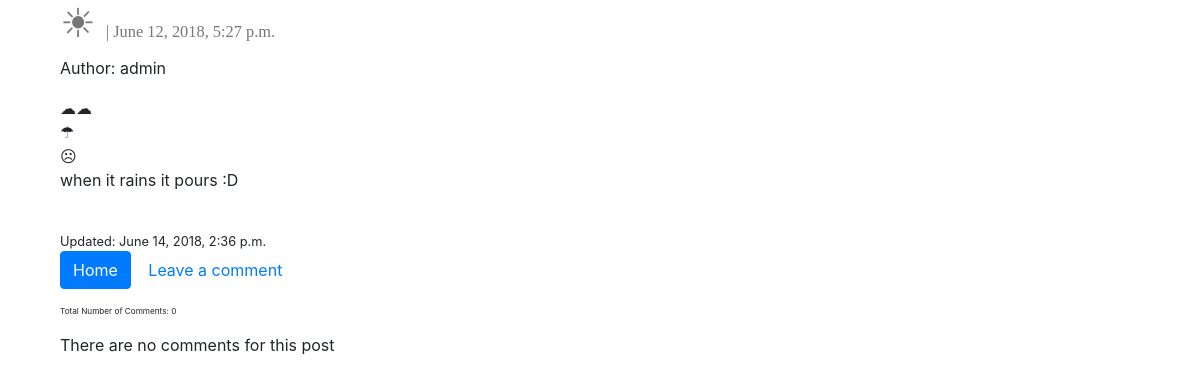
The page /posts/115/ on the database its author committed.
### posts/models.py (models this page shows, shortened)
class Post(models.Model):
	user = models.ForeignKey(settings.AUTH_USER_MODEL, default=1,on_delete=models.CASCADE)
	title = models.CharField(max_length=120)
	content = models.TextField()
	timestamp = models.DateTimeField(auto_now=False, auto_now_add=True)
	updated = models.DateTimeField(auto_now=True, auto_now_add=False)
	image = models.ImageField(upload_to=upload_location,
			null=True,
			blank = True,
			width_field="width_field",
			height_field="height_field")
	height_field = models.IntegerField(default=0)
	width_field=models.IntegerField(default=0)
	class Meta:
		ordering = ["-updated","-timestamp"]

### posts/views.py (the view)
# urls.py: re_path(r'(?P<id>\d+)/', post_detail, name='detail'),
def post_detail(request, id=None): #retrieve
	instance = get_object_or_404(Post, id=id)
	comments= Comment.objects.filter(post = id)
	context ={
		"title": instance.title,
		"instance": instance,
		"comments":comments,
	}
	return render(request, "post_detail.html",context)

### templates/post_detail.html (shortened to what this page needs)
{% extends "base.html" %}2
{%block content%}
<div class='col-sm-6 col-sm-offset-3'>
<h1> {{title}} <small><small><small><small>| {{instance.timestamp}}</small></small></small></small> </h1>
<p> Author: {{instance.user}} </p>
{{instance.content|linebreaks}}<br/>
<small>Updated: {{instance.updated}}</small><br/>
<div>
	<p><a href="/posts" class="btn btn-primary" role="button">Home</a>
	<a href="{{obj.get_absolute_url}}comment/"class = "btn" role="button">Leave a comment</a>
	</p>
</div>
<small><small><small><p> Total Number of Comments: {{comments.count}}</p></small></small></small>
<div class=bubble>
{%for comment in comments %}
	<div class='row'>
    <div class='col-sm-12'>
        <div class='thumbnail'>
	    	<div class="bubble">
				<ul>
					<li>
						user: {{comment.user}}<br/>
						{{comment.content}}<br/>
						{{comment.timestamp}}<br/>
					</li>
				</ul>
			</div>
        </div>
    </div>
</div>
{%empty%}
	<p>There are no comments for this post</p>
{%endfor%}
</div>
{%endblock content%}

### static/css/base.css (style rules this page uses)
* { box-sizing: border-box; }
h1 { color: #777777; font-family: "Impact"; }

### rows shown on the page
Post: title "☀︎", timestamp "June 12, 2018, 5:27 p.m.", user "admin", content "☁︎☁︎ ☂︎ ☹︎ when it rains it pours :D", updated "June 14, 2018, 2:36 p.m."

### other values the page prints
{{ comments.count }} "0"
